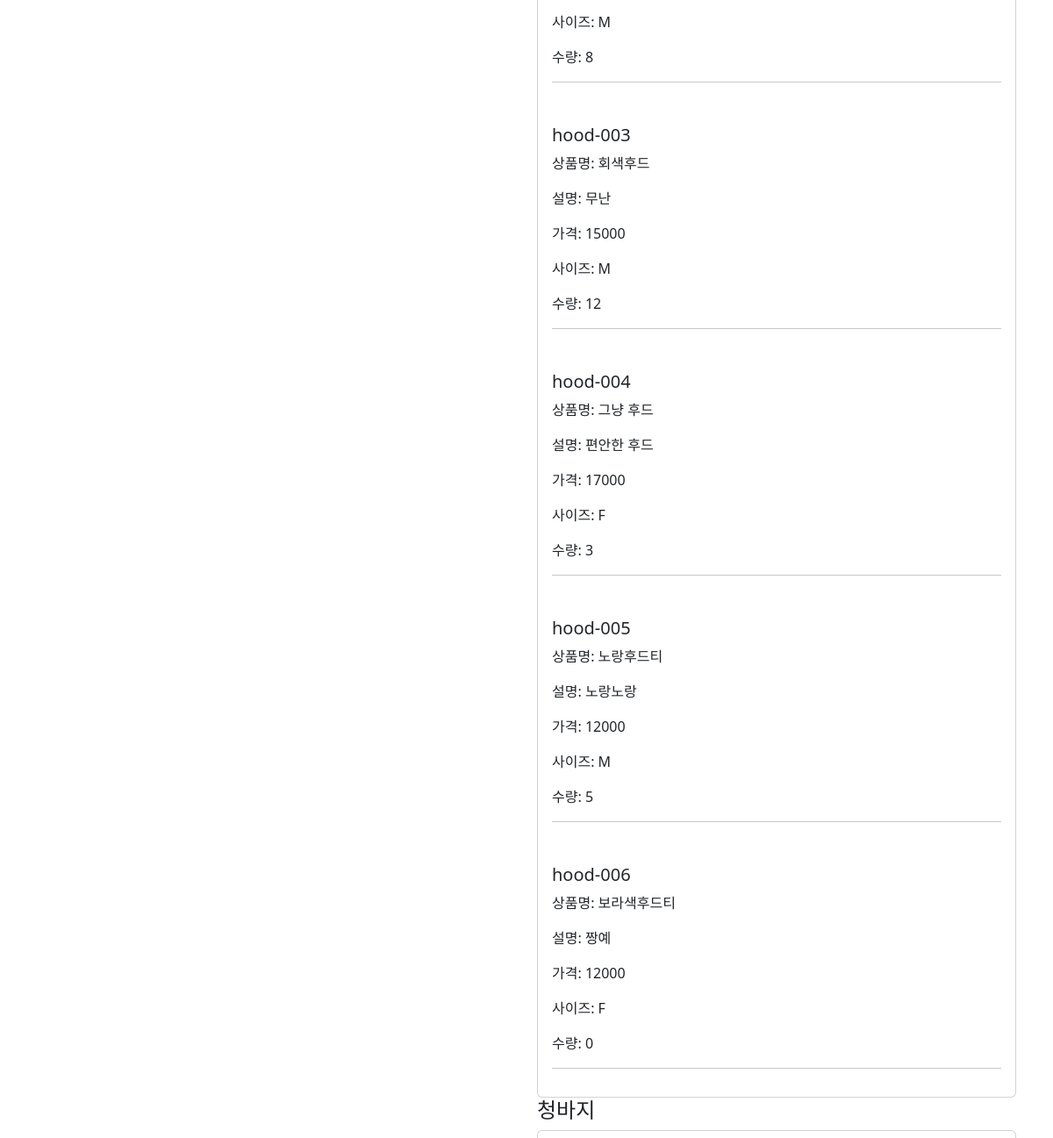
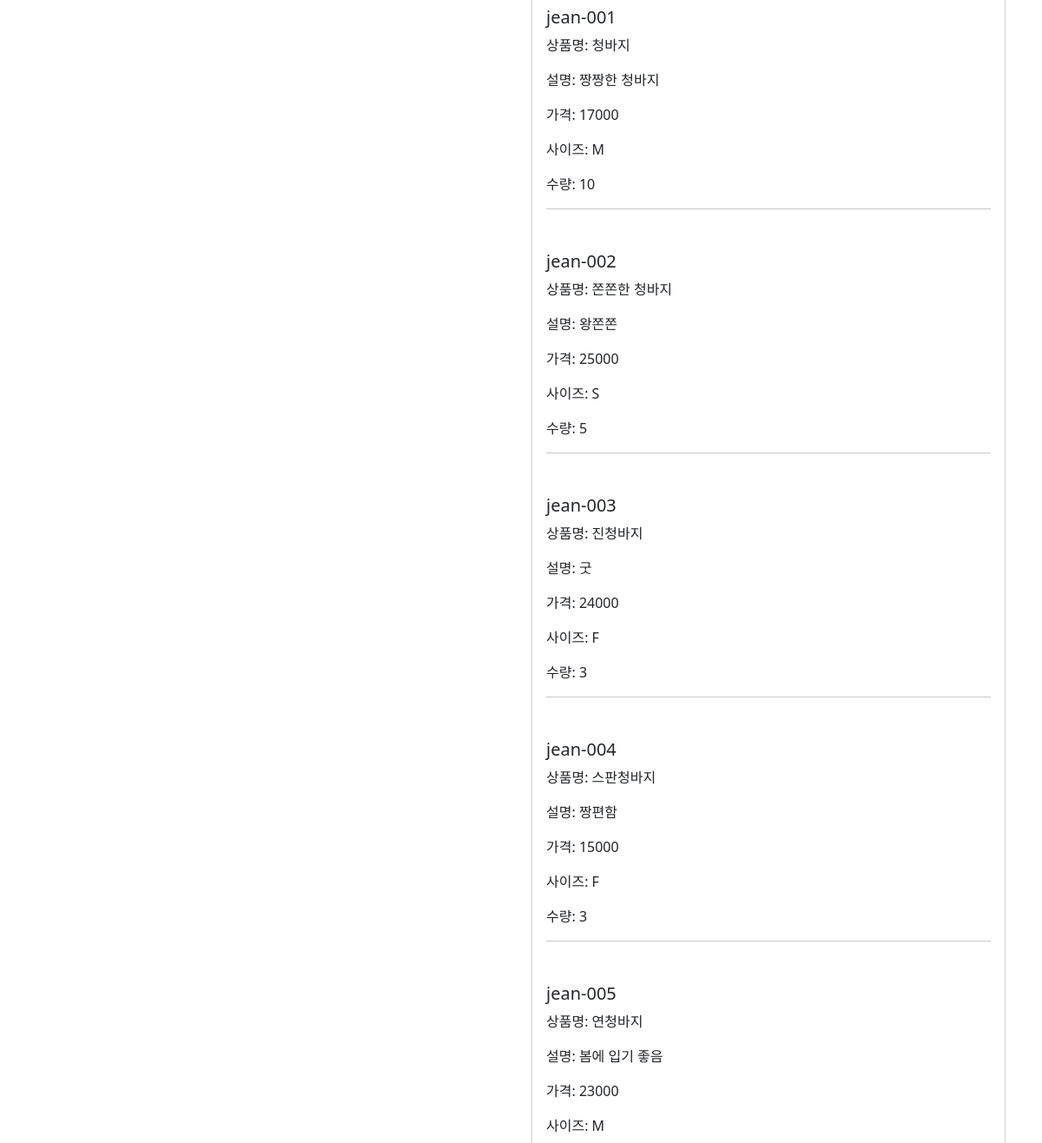
The page /product-list/ (signed in, middle part) on the database as committed earlier (2 pictures, top to bottom).
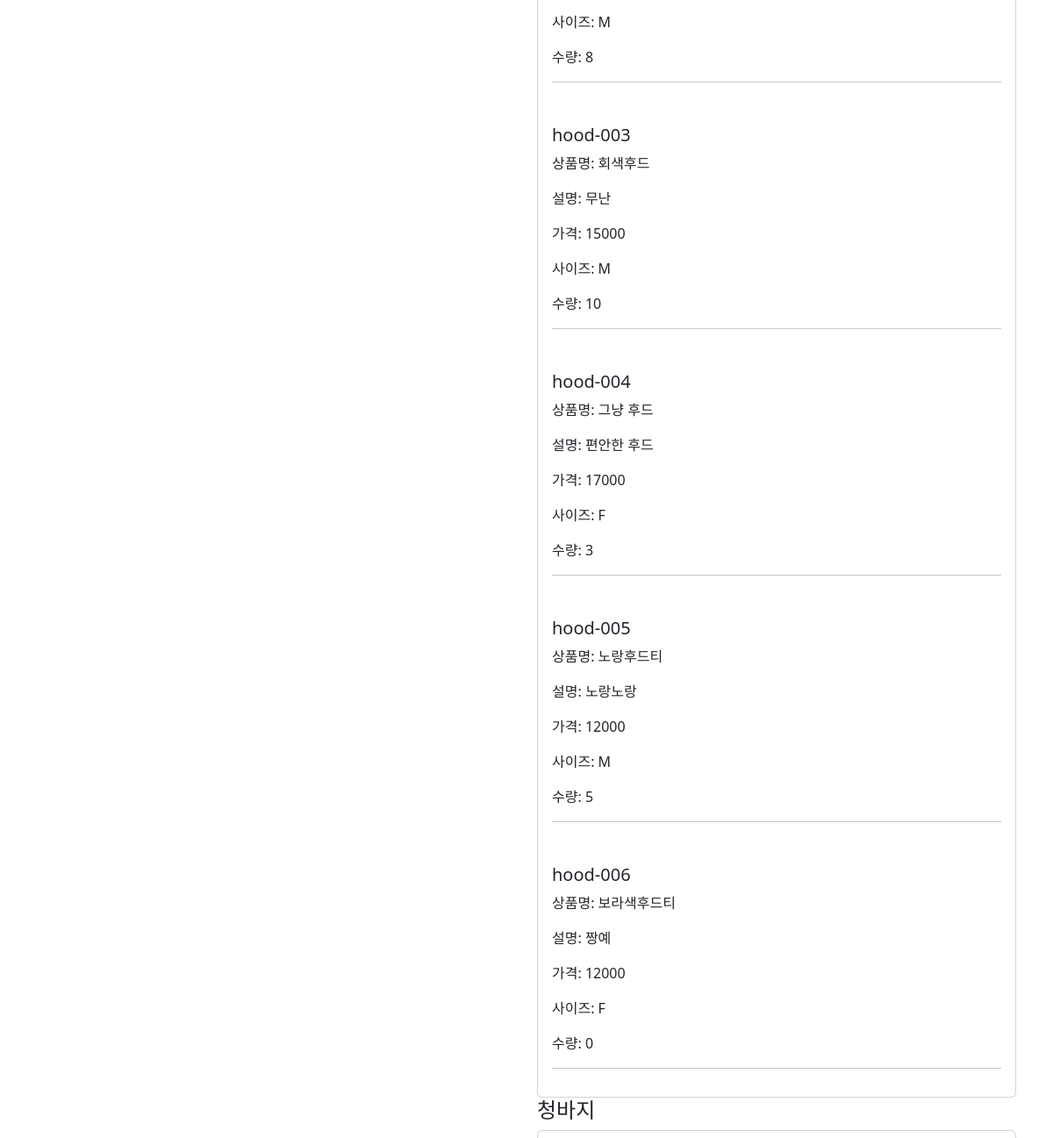
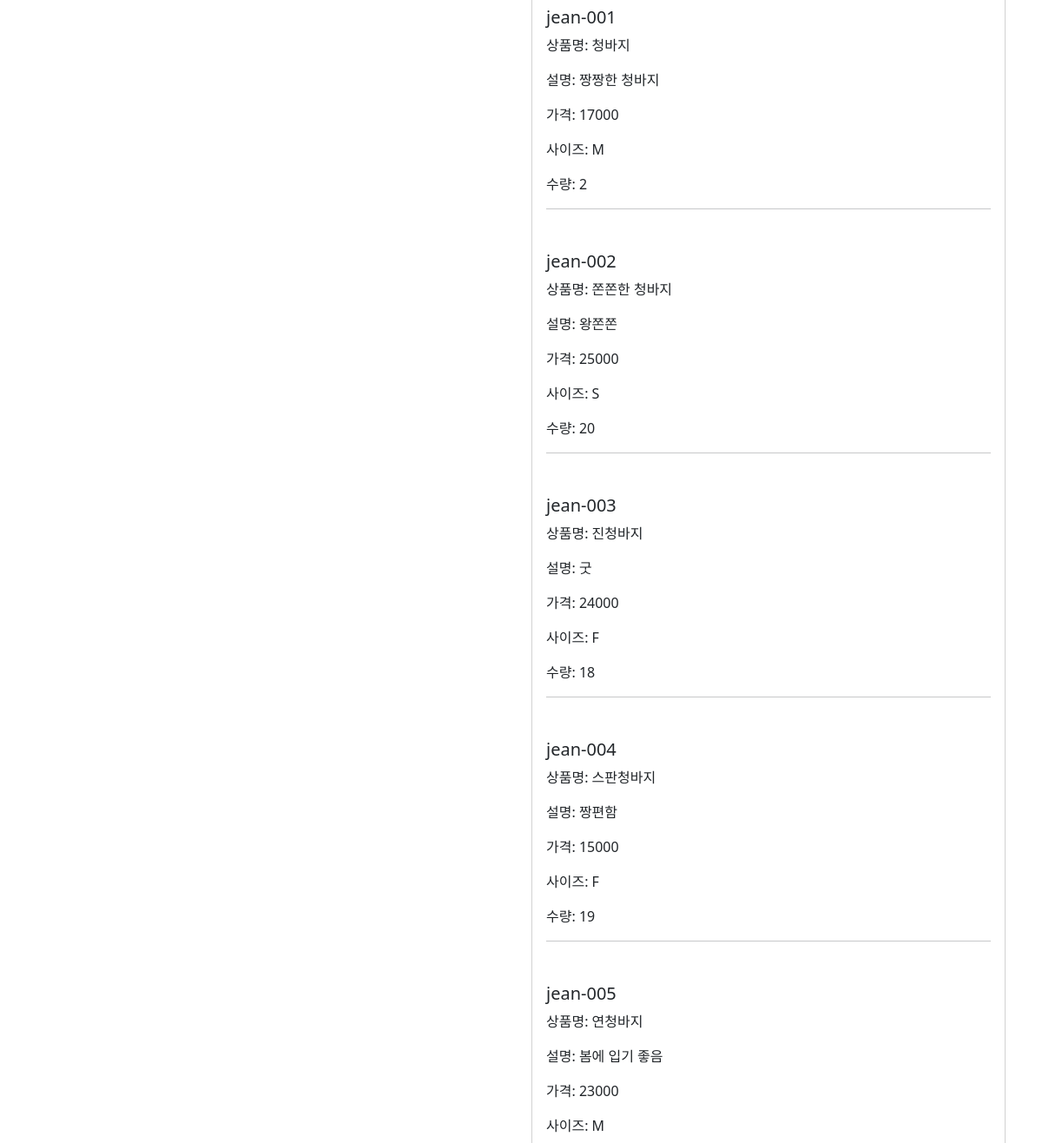
The same page on the database as committed later (2 pictures, top to bottom).
### erp/models.py (models this page shows, shortened)
class Product(models.Model):
    class Meta:
        db_table = "product"
        verbose_name = "상품"
    code = models.CharField(max_length=32, null=False, verbose_name='상품코드')
    name = models.CharField(max_length=32, null=False, verbose_name='상품명')
    description = models.TextField(max_length=256, verbose_name='상품설명')
    price = models.IntegerField(verbose_name='상품가격')
    sizes = (
        ('S', 'Small'),
        ('M', 'Medium'),
        ('L', 'Large'),
        ('F', 'Free'),
    )
    size = models.CharField(choices=sizes, max_length=1, verbose_name='상품사이즈')
    quantity = models.IntegerField(default=0)

### erp/views.py (the view)
# urls.py: path('product-list/', views.product_list, name='product-list'),
@login_required
def product_list(request):
    if request.method == 'GET':
        all_products = Product.objects.all().order_by('code')
        return render(request, 'erp/product_list.html', {'products': all_products})

### templates/erp/product_list.html (shortened to what this page needs)
{% extends 'base.html' %}
{% block content %}
<div class="container">
    <div class="row">
        <div class="col">
        </div>
        <div class="col">
            <div class="card">
                {% for product in products %}
                {% if 'hood' in product.code %}
                <div class="card-body">
                    <h5 class="card-title">{{ product.code }}</h5>
                    <p class="card-text">상품명: {{ product.name }}</p>
                    <p class="card-text">설명: {{ product.description }}</p>
                    <p class="card-text">가격: {{ product.price }}</p>
                    <p class="card-text">사이즈: {{ product.size }}</p>
                    <p class="card-text">수량: {{ product.quantity }}</p>
                    <hr>
                </div>
                {% endif %}
                {% endfor %}
            </div>
            <h4 id="list-item-2">청바지</h4>
            <div class="card">
                {% for product in products %}
                {% if 'jean' in product.code %}
                <div class="card-body">
                    <h5 class="card-title">{{ product.code }}</h5>
                    <p class="card-text">상품명: {{ product.name }}</p>
                    <p class="card-text">설명: {{ product.description }}</p>
                    <p class="card-text">가격: {{ product.price }}</p>
                    <p class="card-text">사이즈: {{ product.size }}</p>
                    <p class="card-text">수량: {{ product.quantity }}</p>
                    <hr>
                </div>
                {% endif %}
                {% endfor %}
            </div>
        </div>
    </div>
</div>
{% endblock %}

Rows that differ between the two databases and show on the page:
changed Product "hood-003": quantity "12" → "10"
changed Product "jean-001": quantity "10" → "2"
changed Product "jean-002": quantity "5" → "20"
changed Product "jean-003": quantity "3" → "18"
changed Product "jean-004": quantity "3" → "19"
